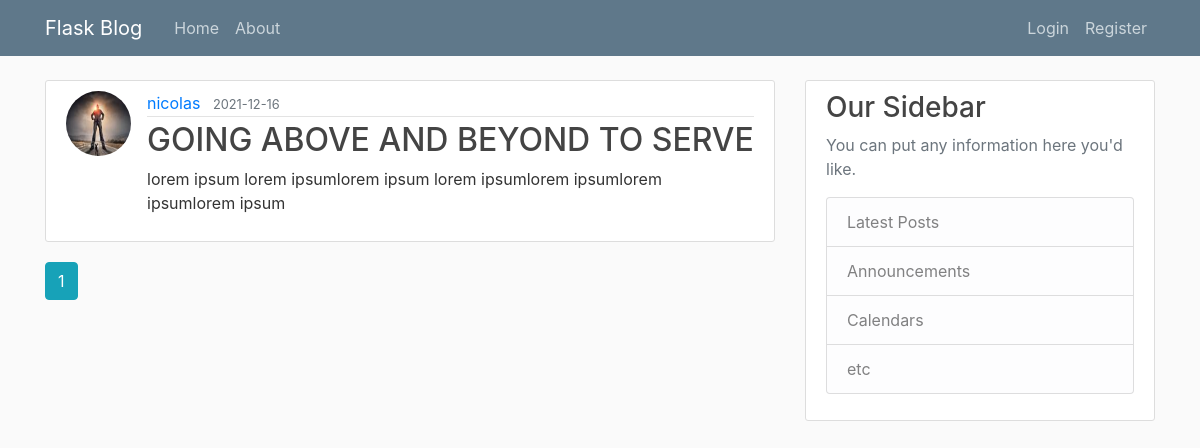
The app's page /home, older data.
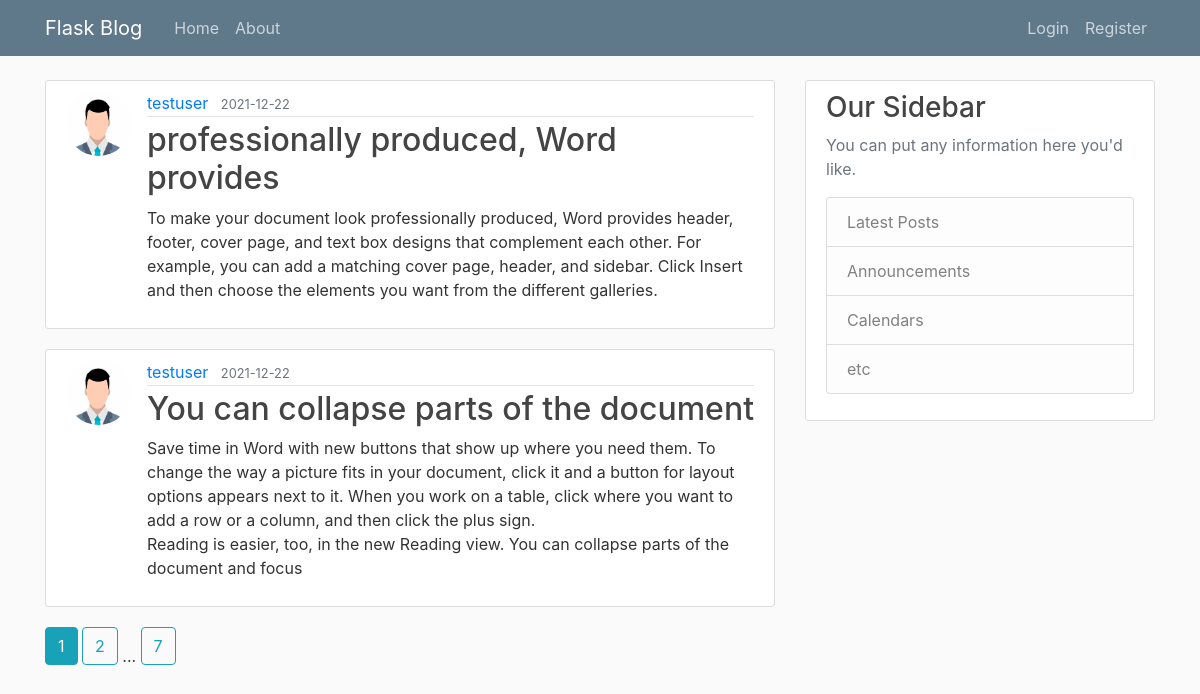
The same page, newer data.
### blog/models.py (models this page shows, shortened)
class Post(db.Model):
    id = db.Column(db.Integer, primary_key=True)
    title = db.Column(db.String(100),
                      nullable=False)
    date = db.Column(db.DateTime, nullable=False, default=datetime.utcnow)
    content = db.Column(db.Text,
                        nullable=False)
    user_id = db.Column(db.Integer, db.ForeignKey('user.id'), nullable=False)

class User(db.Model, UserMixin):
    id = db.Column(db.Integer, primary_key=True)
    username = db.Column(db.String(20),
                         unique=True,
                         nullable=False)
    email = db.Column(db.String(120),
                      unique=True,
                      nullable=False)
    image_file = db.Column(db.String(20),
                           nullable=False,
                           default='default.jpg')
    password = db.Column(db.String(60),
                         nullable=False)
    posts = db.relationship('Post', backref='author', lazy=True)

### blog/main/routes.py (the view)
@main.route("/")
@main.route('/home')
def home():
    page = request.args.get('page', 1, type=int)
    posts = Post.query.order_by(Post.date.desc()).paginate(
            page=page, per_page=2)
    return render_template('home.html', posts=posts)

### blog/templates/home.html (shortened to what this page needs)
{% extends 'base.html' %}
{% block content %}
    {% for post in posts.items %}
        <article class="media content-section">
          <img src="{{ url_for('static', filename='profile/'+ post.author.image_file) }}" class="rounded-circle article-img" alt="">
          <div class="media-body">
            <div class="article-metadata">
              <a class="mr-2" href="{{ url_for('users.user_posts', username=post.author.username) }}">{{ post.author.username }}</a>
              <small class="text-muted">{{ post.date.strftime('%Y-%m-%d') }}</small>
            </div>
            <h2><a class="article-title" href="{{ url_for('posts.post', post_id=post.id) }}">{{ post.title }}</a></h2>
            <p class="article-content">{{ post.content }}</p>
          </div>
        </article>
    {% endfor %}
    {% for page_num in posts.iter_pages(left_edge=1, right_edge=1, left_current=1, right_current=2) %}
        {% if page_num %}
          {% if posts.page == page_num %}
            <a class="btn btn-info mb-4" href="{{ url_for('main.home', page=page_num) }}">{{ page_num }}</a>
          {% else %}
            <a class="btn btn-outline-info mb-4" href="{{ url_for('main.home', page=page_num) }}">{{ page_num }}</a>
          {% endif %}
        {% else%}
          ...
        {% endif %}
    {% endfor %}
{% endblock %}

### blog/templates/base.html (shortened to what this page needs)
<!DOCTYPE html>
<html lang="en">
<head>
    <link rel="stylesheet" href="https://maxcdn.bootstrapcdn.com/bootstrap/4.0.0/css/bootstrap.min.css">
    <link rel="stylesheet" type="text/css" href="{{ url_for('static', filename='main.css') }}">
</head>
<body>
    <header class="site-header">
      <nav class="navbar navbar-expand-md navbar-dark bg-steel fixed-top">
        <div class="container">
          <a class="navbar-brand mr-4" href="{{ url_for('main.home') }}">Flask Blog</a>
          <div class="collapse navbar-collapse" id="navbarToggle">
            <div class="navbar-nav mr-auto">
              <a class="nav-item nav-link" href="{{ url_for('main.home') }}">Home</a>
              <a class="nav-item nav-link" href="{{ url_for('main.about') }}">About</a>
            </div>
            <div class="navbar-nav">
              {% if current_user.is_authenticated %}
              <a class="nav-item nav-link" href="{{ url_for('posts.new_post') }}">New Post</a>
                <a class="nav-item nav-link" href="{{ url_for('users.account') }}">Account</a>
                <a class="nav-item nav-link" href="{{ url_for('users.logout') }}">Logout</a>
              {% else %}
                <a class="nav-item nav-link" href="{{ url_for('users.login') }}">Login</a>
                <a class="nav-item nav-link" href="{{ url_for('users.register') }}">Register</a>
              {% endif %}
            </div>
          </div>
        </div>
      </nav>
    </header>
    <main role="main" class="container">
      <div class="row">
        <div class="col-md-8">
            {% block content %}{% endblock %}
        </div>
        <div class="col-md-4">
          <div class="content-section">
            <h3>Our Sidebar</h3>
            <p class='text-muted'>You can put any information here you'd like.
              <ul class="list-group">
                <li class="list-group-item list-group-item-light">Latest Posts</li>
                <li class="list-group-item list-group-item-light">Announcements</li>
                <li class="list-group-item list-group-item-light">Calendars</li>
                <li class="list-group-item list-group-item-light">etc</li>
              </ul>
            </p>
          </div>
        </div>
      </div>
    </main>
</body>
</html>

### blog/static/main.css (style rules this page uses)
body { background: #fafafa; color: #333333; margin-top: 5rem; }
h1, h2, h3, h4, h5, h6 { color: #444444; }
.bg-steel { background-color: #5f788a; }
.site-header .navbar-nav .nav-link { color: #cbd5db; }
.content-section { background: #ffffff; padding: 10px 20px; border: 1px solid #dddddd; border-radius: 3px; margin-bottom: 20px; }
.article-title { color: #444444; }
.article-content { white-space: pre-line; }
.article-img { height: 65px; width: 65px; margin-right: 16px; }
.article-metadata { padding-bottom: 1px; margin-bottom: 4px; border-bottom: 1px solid #e3e3e3 }

Row changes from the older to the newer data that the page shows:
no longer on this page (row edited): Post: image_file (picture), author.username "nicolas", date "2021-12-16", title "GOING ABOVE AND BEYOND TO SERVE", content "lorem ipsum lorem ipsumlorem ipsum lorem ipsumlorem ipsumlorem ipsumlorem ipsum"
added Post: image_file (placeholder picture), author.username "testuser", date "2021-12-22", title "professionally produced, Word provides", content "To make your document look professionally produced, Word provides header, footer, cover page, and text box designs that complement each other. For example, you can add a matching cover page, header, and sidebar. Click Insert and then choose the elements you want from the different galleries."
added Post: image_file (placeholder picture), author.username "testuser", date "2021-12-22", title "You can collapse parts of the document", content "Save time in Word with new buttons that show up where you need them. To change the way a picture fits in your document, click it and a button for layout options appears next to it. When you work on a table, click where you want to add a row or a column, and then click the plus sign. Reading is easier, too, in the new Reading view. You can collapse parts of the document and focus"
Text that changed along with them:
new list line: "2"
new list line: "7"
